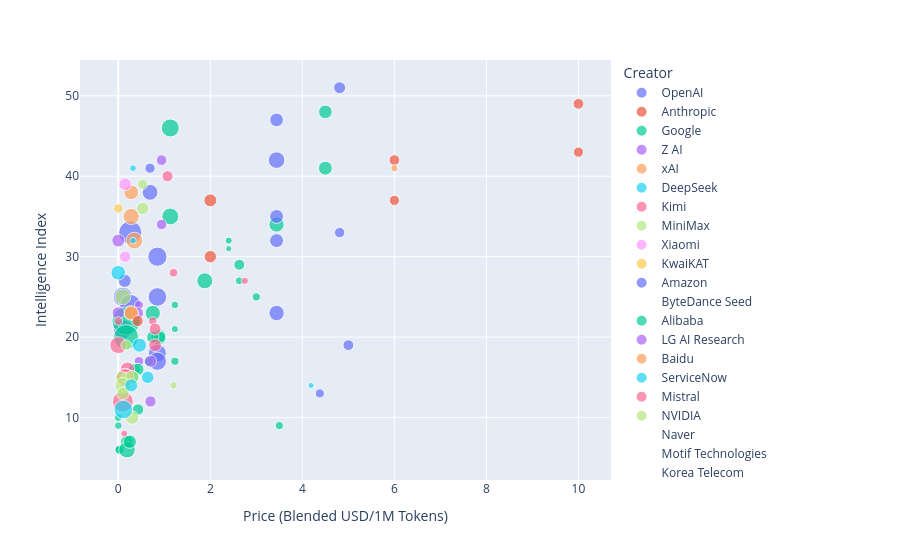

This figure's notebook cell:
### Markdown cell above
# iinteractive plot

### Code cell
fig = px.scatter(
df,
x="Price (Blended USD/1M Tokens)",
y="Intelligence Index",
color="Creator",
hover_name="Model",
size="Speed(median token/s)"
)

fig.show()

### Figure 1 — Plotly figure (JSON) as saved in the notebook; plotly's stock layout.template omitted (floating-point values rounded to 4 significant figures)
{"data": [{"hovertemplate": "<b>%{hovertext}</b><br><br>Creator=OpenAI<br>Price (Blended USD/1M Tokens)=%{x}<br>Intelligence Index=%{y}<br>Speed(median token/s)=%{marker.size}<extra></extra>", "hovertext": ["GPT-5.2 (xhigh)", "GPT-5.1 (high)", "GPT-5.2 (medium)", "GPT-5.1 Codex (high)", "o3", "GPT-5 mini (high)", "GPT-5.1 Codex mini (high)", "GPT-5.2", "gpt-oss-120B (high)", "GPT-5 nano (high)", "gpt-oss-20B (high)", "gpt-oss-120B (low)", "gpt-oss-20B (low)"], "legendgroup": "OpenAI", "marker": {"color": "#636efa", "size": [100, 127, 0, 190, 264, 72, 174, 74, 366, 119, 254, 307, 252], "sizemode": "area", "sizeref": 1.375, "symbol": "circle"}, "mode": "markers", "name": "OpenAI", "orientation": "v", "showlegend": true, "type": "scatter", "x": [4.81, 3.44, 4.81, 3.44, 3.5, 0.69, 0.69, 4.81, 0.26, 0.14, 0.1, 0.26, 0.1], "xaxis": "x", "y": [51.0, 47.0, 45.0, 42.0, NaN, 41.0, 38.0, 33.0, 33.0, 27.0, 25.0, 24.0, 21.0], "yaxis": "y"}, {"hovertemplate": "<b>%{hovertext}</b><br><br>Creator=Anthropic<br>Price (Blended USD/1M Tokens)=%{x}<br>Intelligence Index=%{y}<br>Speed(median token/s)=%{marker.size}<extra></extra>", "hovertext": ["Claude Opus 4.5", "Claude Opus 4.5", "Claude 4.5 Sonnet", "Claude 4.5 Sonnet", "Claude 4.5 Haiku", "Claude 4.5 Haiku"], "legendgroup": "Anthropic", "marker": {"color": "#EF553B", "size": [79, 72, 80, 72, 116, 106], "sizemode": "area", "sizeref": 1.375, "symbol": "circle"}, "mode": "markers", "name": "Anthropic", "orientation": "v", "showlegend": true, "type": "scatter", "x": [10.0, 10.0, 6.0, 6.0, 2.0, 2.0], "xaxis": "x", "y": [49.0, 43.0, 42.0, 37.0, 37.0, 30.0], "yaxis": "y"}, {"hovertemplate": "<b>%{hovertext}</b><br><br>Creator=Google<br>Price (Blended USD/1M Tokens)=%{x}<br>Intelligence Index=%{y}<br>Speed(median token/s)=%{marker.size}<extra></extra>", "hovertext": ["Gemini 3 Pro Preview (high)", "Gemini 3 Flash", "Gemini 3 Pro Preview (low)", "Gemini 3 Flash", "Gemini 2.5 Pro", "Gemini 2.5 Flash-Lite (Sep)", "Gemini 2.5 Flash-Lite (Sep)", "Gemma 3 27B", "Gemma 3n E2B", "Gemma 3 12B", "Gemma 3 1B", "Gemma 3 270M", "Gemma 3 4B", "Gemma 3n E4B"], "legendgroup": "Google", "marker": {"color": "#00cc96", "size": [128, 224, 133, 196, 160, 550, 429, 42, 41, 40, 37, 0, 40, 59], "sizemode": "area", "sizeref": 1.375, "symbol": "circle"}, "mode": "markers", "name": "Google", "orientation": "v", "showlegend": true, "type": "scatter", "x": [4.5, 1.13, 4.5, 1.13, 3.44, 0.17, 0.17, 0.0, 0.0, 0.0, 0.0, 0.0, 0.0, 0.03], "xaxis": "x", "y": [48.0, 46.0, 41.0, 35.0, 34.0, 22.0, 20.0, 10.0, NaN, 9.0, NaN, NaN, 6.0, 6.0], "yaxis": "y"}, {"hovertemplate": "<b>%{hovertext}</b><br><br>Creator=Z AI<br>Price (Blended USD/1M Tokens)=%{x}<br>Intelligence Index=%{y}<br>Speed(median token/s)=%{marker.size}<extra></extra>", "hovertext": ["GLM-4.7", "GLM-4.7", "GLM-4.6V", "GLM-4.5-Air", "GLM-4.6V"], "legendgroup": "Z AI", "marker": {"color": "#ab63fa", "size": [78, 75, 54, 97, 64], "sizemode": "area", "sizeref": 1.375, "symbol": "circle"}, "mode": "markers", "name": "Z AI", "orientation": "v", "showlegend": true, "type": "scatter", "x": [0.94, 0.94, 0.45, 0.42, 0.45], "xaxis": "x", "y": [42.0, 34.0, 24.0, 23.0, 17.0], "yaxis": "y"}, {"hovertemplate": "<b>%{hovertext}</b><br><br>Creator=xAI<br>Price (Blended USD/1M Tokens)=%{x}<br>Intelligence Index=%{y}<br>Speed(median token/s)=%{marker.size}<extra></extra>", "hovertext": ["Grok 4", "Grok 4.1 Fast", "Grok 4 Fast", "Grok 3 mini Reasoning (high)", "Grok Code Fast 1", "Grok 4.1 Fast", "Grok 4 Fast", "Grok Voice Agent"], "legendgroup": "xAI", "marker": {"color": "#FFA15A", "size": [36, 150, 179, 192, 209, 130, 142, 0], "sizemode": "area", "sizeref": 1.375, "symbol": "circle"}, "mode": "markers", "name": "xAI", "orientation": "v", "showlegend": true, "type": "scatter", "x": [6.0, 0.28, 0.28, 0.35, 0.53, 0.28, 0.28, 0.0], "xaxis": "x", "y": [41.0, 38.0, 35.0, 32.0, NaN, 23.0, 23.0, NaN], "yaxis": "y"}, {"hovertemplate": "<b>%{hovertext}</b><br><br>Creator=DeepSeek<br>Price (Blended USD/1M Tokens)=%{x}<br>Intelligence Index=%{y}<br>Speed(median token/s)=%{marker.size}<extra></extra>", "hovertext": ["DeepSeek V3.2", "DeepSeek V3.2 Speciale", "DeepSeek V3.1 Terminus", "DeepSeek V3.2", "DeepSeek V3.1 Terminus", "DeepSeek R1 0528", "DeepSeek R1 0528 Qwen3 8B", "DeepSeek R1 Distill Llama 70B", "DeepSeek-OCR"], "legendgroup": "DeepSeek", "marker": {"color": "#19d3f3", "size": [31, 0, 0, 30, 0, 0, 68, 42, 322], "sizemode": "area", "sizeref": 1.375, "symbol": "circle"}, "mode": "markers", "name": "DeepSeek", "orientation": "v", "showlegend": true, "type": "scatter", "x": [0.32, 0.42, 0.8, 0.32, 0.8, 2.36, 0.07, 0.88, 0.05], "xaxis": "x", "y": [41.0, NaN, 33.0, 32.0, 28.0, 27.0, NaN, NaN, NaN], "yaxis": "y"}, {"hovertemplate": "<b>%{hovertext}</b><br><br>Creator=Kimi<br>Price (Blended USD/1M Tokens)=%{x}<br>Intelligence Index=%{y}<br>Speed(median token/s)=%{marker.size}<extra></extra>", "hovertext": ["Kimi K2 Thinking", "Kimi K2 0905", "Kimi Linear 48B A3B Instruct"], "legendgroup": "Kimi", "marker": {"color": "#FF6692", "size": [84, 52, 0], "sizemode": "area", "sizeref": 1.375, "symbol": "circle"}, "mode": "markers", "name": "Kimi", "orientation": "v", "showlegend": true, "type": "scatter", "x": [1.07, 1.2, 0.0], "xaxis": "x", "y": [40.0, 28.0, NaN], "yaxis": "y"}, {"hovertemplate": "<b>%{hovertext}</b><br><br>Creator=MiniMax<br>Price (Blended USD/1M Tokens)=%{x}<br>Intelligence Index=%{y}<br>Speed(median token/s)=%{marker.size}<extra></extra>", "hovertext": ["MiniMax-M2.1", "MiniMax-M2"], "legendgroup": "MiniMax", "marker": {"color": "#B6E880", "size": [71, 108], "sizemode": "area", "sizeref": 1.375, "symbol": "circle"}, "mode": "markers", "name": "MiniMax", "orientation": "v", "showlegend": true, "type": "scatter", "x": [0.53, 0.53], "xaxis": "x", "y": [39.0, 36.0], "yaxis": "y"}, {"hovertemplate": "<b>%{hovertext}</b><br><br>Creator=Xiaomi<br>Price (Blended USD/1M Tokens)=%{x}<br>Intelligence Index=%{y}<br>Speed(median token/s)=%{marker.size}<extra></extra>", "hovertext": ["MiMo-V2-Flash", "MiMo-V2-Flash"], "legendgroup": "Xiaomi", "marker": {"color": "#FF97FF", "size": [112, 90], "sizemode": "area", "sizeref": 1.375, "symbol": "circle"}, "mode": "markers", "name": "Xiaomi", "orientation": "v", "showlegend": true, "type": "scatter", "x": [0.15, 0.15], "xaxis": "x", "y": [39.0, 30.0], "yaxis": "y"}, {"hovertemplate": "<b>%{hovertext}</b><br><br>Creator=KwaiKAT<br>Price (Blended USD/1M Tokens)=%{x}<br>Intelligence Index=%{y}<br>Speed(median token/s)=%{marker.size}<extra></extra>", "hovertext": ["KAT-Coder-Pro V1"], "legendgroup": "KwaiKAT", "marker": {"color": "#FECB52", "size": [62], "sizemode": "area", "sizeref": 1.375, "symbol": "circle"}, "mode": "markers", "name": "KwaiKAT", "orientation": "v", "showlegend": true, "type": "scatter", "x": [0.0], "xaxis": "x", "y": [36.0], "yaxis": "y"}, {"hovertemplate": "<b>%{hovertext}</b><br><br>Creator=Amazon<br>Price (Blended USD/1M Tokens)=%{x}<br>Intelligence Index=%{y}<br>Speed(median token/s)=%{marker.size}<extra></extra>", "hovertext": ["Nova 2.0 Pro Preview (medium)", "Nova 2.0 Pro Preview (low)", "Nova 2.0 Lite (medium)", "Nova 2.0 Omni (medium)", "Nova 2.0 Lite (low)", "Nova 2.0 Omni (low)", "Nova 2.0 Pro Preview", "Nova Premier", "Nova 2.0 Lite", "Nova 2.0 Omni", "Nova Micro"], "legendgroup": "Amazon", "marker": {"color": "#636efa", "size": [133, 134, 254, 0, 237, 0, 163, 80, 222, 226, 462], "sizemode": "area", "sizeref": 1.375, "symbol": "circle"}, "mode": "markers", "name": "Amazon", "orientation": "v", "showlegend": true, "type": "scatter", "x": [3.44, 3.44, 0.85, 0.85, 0.85, 0.85, 3.44, 5.0, 0.85, 0.85, 0.06], "xaxis": "x", "y": [35.0, 32.0, 30.0, 28.0, 25.0, 24.0, 23.0, 19.0, 18.0, 17.0, NaN], "yaxis": "y"}, {"hovertemplate": "<b>%{hovertext}</b><br><br>Creator=ByteDance Seed<br>Price (Blended USD/1M Tokens)=%{x}<br>Intelligence Index=%{y}<br>Speed(median token/s)=%{marker.size}<extra></extra>", "hovertext": ["Doubao Seed Code", "Doubao-Seed-1.8"], "legendgroup": "ByteDance Seed", "marker": {"color": "#EF553B", "size": [0, 0], "sizemode": "area", "sizeref": 1.375, "symbol": "circle"}, "mode": "markers", "name": "ByteDance Seed", "orientation": "v", "showlegend": true, "type": "scatter", "x": [0.41, 0.15], "xaxis": "x", "y": [33.0, NaN], "yaxis": "y"}, {"hovertemplate": "<b>%{hovertext}</b><br><br>Creator=Alibaba<br>Price (Blended USD/1M Tokens)=%{x}<br>Intelligence Index=%{y}<br>Speed(median token/s)=%{marker.size}<extra></extra>", "hovertext": ["Qwen3 Max Thinking", "Qwen3 Max", "Qwen3 235B A22B 2507", "Qwen3 VL 32B", "Qwen3 VL 235B A22B", "Qwen3 Next 80B A3B", "Qwen3 Coder 480B", "Qwen3 235B 2507", "Qwen3 4B 2507", "Qwen3 30B A3B 2507", "Qwen3 VL 235B A22B", "Qwen3 Next 80B A3B", "Qwen3 Coder 30B A3B", "Qwen3 VL 30B A3B", "Qwen3 VL 32B", "Qwen3 VL 8B", "Qwen3 VL 30B A3B", "Qwen3 4B 2507", "Qwen3 Omni 30B A3B", "Qwen3 30B A3B 2507", "Qwen3 VL 4B", "Qwen3 VL 8B", "Qwen3 VL 4B", "Qwen3 1.7B", "Qwen3 Omni 30B A3B", "Qwen3 0.6B", "Qwen3 1.7B", "Qwen3 0.6B"], "legendgroup": "Alibaba", "marker": {"color": "#00cc96", "size": [35, 26, 83, 48, 43, 177, 48, 40, 0, 161, 35, 170, 99, 103, 46, 65, 98, 0, 97, 76, 0, 110, 0, 126, 89, 200, 116, 188], "sizemode": "area", "sizeref": 1.375, "symbol": "circle"}, "mode": "markers", "name": "Alibaba", "orientation": "v", "showlegend": true, "type": "scatter", "x": [2.4, 2.4, 2.63, 2.63, 2.63, 1.88, 3.0, 1.23, 0.0, 0.75, 1.23, 0.88, 0.9, 0.75, 1.23, 0.66, 0.35, 0.0, 0.43, 0.35, 0.0, 0.31, 0.0, 0.4, 0.43, 0.4, 0.19, 0.19], "xaxis": "x", "y": [32.0, 31.0, 29.0, NaN, 27.0, 27.0, 25.0, 24.0, NaN, 23.0, 21.0, 20.0, 20.0, 20.0, 17.0, 17.0, 16.0, NaN, 16.0, 15.0, NaN, 15.0, NaN, NaN, 11.0, NaN, 7.0, 6.0], "yaxis": "y"}, {"hovertemplate": "<b>%{hovertext}</b><br><br>Creator=LG AI Research<br>Price (Blended USD/1M Tokens)=%{x}<br>Intelligence Index=%{y}<br>Speed(median token/s)=%{marker.size}<extra></extra>", "hovertext": ["K-EXAONE", "K-EXAONE", "EXAONE 4.0 32B", "EXAONE 4.0 32B", "Exaone 4.0 1.2B", "Exaone 4.0 1.2B"], "legendgroup": "LG AI Research", "marker": {"color": "#ab63fa", "size": [114, 106, 101, 87, 0, 0], "sizemode": "area", "sizeref": 1.375, "symbol": "circle"}, "mode": "markers", "name": "LG AI Research", "orientation": "v", "showlegend": true, "type": "scatter", "x": [0.0, 0.0, 0.7, 0.7, 0.0, 0.0], "xaxis": "x", "y": [32.0, 23.0, 17.0, 12.0, 8.0, 8.0], "yaxis": "y"}, {"hovertemplate": "<b>%{hovertext}</b><br><br>Creator=Baidu<br>Price (Blended USD/1M Tokens)=%{x}<br>Intelligence Index=%{y}<br>Speed(median token/s)=%{marker.size}<extra></extra>", "hovertext": ["ERNIE 5.0 Thinking Preview", "ERNIE 4.5 300B A47B"], "legendgroup": "Baidu", "marker": {"color": "#FFA15A", "size": [0, 27], "sizemode": "area", "sizeref": 1.375, "symbol": "circle"}, "mode": "markers", "name": "Baidu", "orientation": "v", "showlegend": true, "type": "scatter", "x": [1.47, 0.48], "xaxis": "x", "y": [29.0, NaN], "yaxis": "y"}, {"hovertemplate": "<b>%{hovertext}</b><br><br>Creator=ServiceNow<br>Price (Blended USD/1M Tokens)=%{x}<br>Intelligence Index=%{y}<br>Speed(median token/s)=%{marker.size}<extra></extra>", "hovertext": ["Apriel-v1.6-15B-Thinker"], "legendgroup": "ServiceNow", "marker": {"color": "#19d3f3", "size": [148], "sizemode": "area", "sizeref": 1.375, "symbol": "circle"}, "mode": "markers", "name": "ServiceNow", "orientation": "v", "showlegend": true, "type": "scatter", "x": [0.0], "xaxis": "x", "y": [28.0], "yaxis": "y"}, {"hovertemplate": "<b>%{hovertext}</b><br><br>Creator=Mistral<br>Price (Blended USD/1M Tokens)=%{x}<br>Intelligence Index=%{y}<br>Speed(median token/s)=%{marker.size}<extra></extra>", "hovertext": ["Magistral Medium 1.2", "Magistral Small 1.2", "Mistral Large 3", "Devstral 2", "Mistral Medium 3.1", "Devstral Small 2", "Devstral Medium", "Ministral 14B (Dec '25)", "Devstral Small", "Mistral Small 3.2", "Ministral 8B (Dec '25)", "Ministral 3B (Dec '25)"], "legendgroup": "Mistral", "marker": {"color": "#FF6692", "size": [36, 205, 49, 51, 98, 197, 112, 144, 228, 96, 194, 298], "sizemode": "area", "sizeref": 1.375, "symbol": "circle"}, "mode": "markers", "name": "Mistral", "orientation": "v", "showlegend": true, "type": "scatter", "x": [2.75, 0.75, 0.75, 0.0, 0.8, 0.0, 0.8, 0.2, 0.15, 0.15, 0.15, 0.1], "xaxis": "x", "y": [27.0, NaN, 22.0, 22.0, 21.0, 19.0, 19.0, 16.0, 15.0, 15.0, 15.0, 12.0], "yaxis": "y"}, {"hovertemplate": "<b>%{hovertext}</b><br><br>Creator=NVIDIA<br>Price (Blended USD/1M Tokens)=%{x}<br>Intelligence Index=%{y}<br>Speed(median token/s)=%{marker.size}<extra></extra>", "hovertext": ["NVIDIA Nemotron 3 Nano", "Llama Nemotron Ultra", "Llama Nemotron Super 49B v1.5", "Llama 3.3 Nemotron Super 49B", "NVIDIA Nemotron Nano 9B V2", "Llama Nemotron Super 49B v1.5", "NVIDIA Nemotron Nano 12B v2 VL", "Llama 3.1 Nemotron Nano 4B v1.1", "Llama 3.3 Nemotron Super 49B", "Llama 3.1 Nemotron 70B", "NVIDIA Nemotron 3 Nano", "NVIDIA Nemotron Nano 9B V2", "NVIDIA Nemotron Nano 12B v2 VL"], "legendgroup": "NVIDIA", "marker": {"color": "#B6E880", "size": [177, 38, 77, 0, 100, 69, 129, 0, 0, 40, 171, 109, 126], "sizemode": "area", "sizeref": 1.375, "symbol": "circle"}, "mode": "markers", "name": "NVIDIA", "orientation": "v", "showlegend": true, "type": "scatter", "x": [0.1, 0.9, 0.17, 0.0, 0.07, 0.17, 0.3, 0.0, 0.0, 1.2, 0.1, 0.1, 0.3], "xaxis": "x", "y": [25.0, NaN, 19.0, NaN, 15.0, 15.0, 15.0, NaN, NaN, 14.0, 14.0, 13.0, 10.0], "yaxis": "y"}, {"hovertemplate": "<b>%{hovertext}</b><br><br>Creator=Naver<br>Price (Blended USD/1M Tokens)=%{x}<br>Intelligence Index=%{y}<br>Speed(median token/s)=%{marker.size}<extra></extra>", "hovertext": ["HyperCLOVA X SEED Think (32B)"], "legendgroup": "Naver", "marker": {"color": "#FF97FF", "size": [0], "sizemode": "area", "sizeref": 1.375, "symbol": "circle"}, "mode": "markers", "name": "Naver", "orientation": "v", "showlegend": true, "type": "scatter", "x": [0.0], "xaxis": "x", "y": [24.0], "yaxis": "y"}, {"hovertemplate": "<b>%{hovertext}</b><br><br>Creator=Motif Technologies<br>Price (Blended USD/1M Tokens)=%{x}<br>Intelligence Index=%{y}<br>Speed(median token/s)=%{marker.size}<extra></extra>", "hovertext": ["Motif-2-12.7B"], "legendgroup": "Motif Technologies", "marker": {"color": "#FECB52", "size": [0], "sizemode": "area", "sizeref": 1.375, "symbol": "circle"}, "mode": "markers", "name": "Motif Technologies", "orientation": "v", "showlegend": true, "type": "scatter", "x": [0.0], "xaxis": "x", "y": [NaN], "yaxis": "y"}, {"hovertemplate": "<b>%{hovertext}</b><br><br>Creator=Korea Telecom<br>Price (Blended USD/1M Tokens)=%{x}<br>Intelligence Index=%{y}<br>Speed(median token/s)=%{marker.size}<extra></extra>", "hovertext": ["Mi:dm K 2.5 Pro", "Mi:dm K 2.5 Pro Preview"], "legendgroup": "Korea Telecom", "marker": {"color": "#636efa", "size": [0, 0], "sizemode": "area", "sizeref": 1.375, "symbol": "circle"}, "mode": "markers", "name": "Korea Telecom", "orientation": "v", "showlegend": true, "type": "scatter", "x": [0.0, 0.0], "xaxis": "x", "y": [23.0, NaN], "yaxis": "y"}, {"hovertemplate": "<b>%{hovertext}</b><br><br>Creator=Prime Intellect<br>Price (Blended USD/1M Tokens)=%{x}<br>Intelligence Index=%{y}<br>Speed(median token/s)=%{marker.size}<extra></extra>", "hovertext": ["INTELLECT-3"], "legendgroup": "Prime Intellect", "marker": {"color": "#EF553B", "size": [85], "sizemode": "area", "sizeref": 1.375, "symbol": "circle"}, "mode": "markers", "name": "Prime Intellect", "orientation": "v", "showlegend": true, "type": "scatter", "x": [0.42], "xaxis": "x", "y": [22.0], "yaxis": "y"}, {"hovertemplate": "<b>%{hovertext}</b><br><br>Creator=Nous Research<br>Price (Blended USD/1M Tokens)=%{x}<br>Intelligence Index=%{y}<br>Speed(median token/s)=%{marker.size}<extra></extra>", "hovertext": ["Hermes 4 405B", "Hermes 4 70B", "Hermes 4 405B", "Hermes 4 70B", "DeepHermes 3 - Mistral 24B", "DeepHermes 3 - Llama-3.1 8B"], "legendgroup": "Nous Research", "marker": {"color": "#00cc96", "size": [34, 81, 31, 72, 0, 0], "sizemode": "area", "sizeref": 1.375, "symbol": "circle"}, "mode": "markers", "name": "Nous Research", "orientation": "v", "showlegend": true, "type": "scatter", "x": [1.5, 0.2, 1.5, 0.2, 0.0, 0.0], "xaxis": "x", "y": [NaN, NaN, NaN, NaN, NaN, NaN], "yaxis": "y"}, {"hovertemplate": "<b>%{hovertext}</b><br><br>Creator=MBZUAI Institute of Foundation Models<br>Price (Blended USD/1M Tokens)=%{x}<br>Intelligence Index=%{y}<br>Speed(median token/s)=%{marker.size}<extra></extra>", "hovertext": ["K2-V2 (high)", "K2-V2 (medium)", "K2-V2 (low)"], "legendgroup": "MBZUAI Institute of Foundation Models", "marker": {"color": "#ab63fa", "size": [0, 0, 0], "sizemode": "area", "sizeref": 1.375, "symbol": "circle"}, "mode": "markers", "name": "MBZUAI Institute of Foundation Models", "orientation": "v", "showlegend": true, "type": "scatter", "x": [0.0, 0.0, 0.0], "xaxis": "x", "y": [21.0, 19.0, 15.0], "yaxis": "y"}, {"hovertemplate": "<b>%{hovertext}</b><br><br>Creator=InclusionAI<br>Price (Blended USD/1M Tokens)=%{x}<br>Intelligence Index=%{y}<br>Speed(median token/s)=%{marker.size}<extra></extra>", "hovertext": ["Ring-flash-2.0", "Ling-flash-2.0", "Ling-1T", "Ling-mini-2.0"], "legendgroup": "InclusionAI", "marker": {"color": "#FFA15A", "size": [80, 56, 0, 182], "sizemode": "area", "sizeref": 1.375, "symbol": "circle"}, "mode": "markers", "name": "InclusionAI", "orientation": "v", "showlegend": true, "type": "scatter", "x": [0.25, 0.25, 0.0, 0.12], "xaxis": "x", "y": [NaN, NaN, 19.0, NaN], "yaxis": "y"}, {"hovertemplate": "<b>%{hovertext}</b><br><br>Creator=Meta<br>Price (Blended USD/1M Tokens)=%{x}<br>Intelligence Index=%{y}<br>Speed(median token/s)=%{marker.size}<extra></extra>", "hovertext": ["Llama 4 Maverick", "Llama 3.3 70B", "Llama 3.1 405B", "Llama 4 Scout", "Llama 3.2 90B (Vision)", "Llama 3.2 11B (Vision)"], "legendgroup": "Meta", "marker": {"color": "#19d3f3", "size": [136, 107, 25, 117, 41, 71], "sizemode": "area", "sizeref": 1.375, "symbol": "circle"}, "mode": "markers", "name": "Meta", "orientation": "v", "showlegend": true, "type": "scatter", "x": [0.46, 0.64, 4.19, 0.28, 0.72, 0.16], "xaxis": "x", "y": [19.0, 15.0, 14.0, 14.0, NaN, NaN], "yaxis": "y"}, {"hovertemplate": "<b>%{hovertext}</b><br><br>Creator=Allen Institute for AI<br>Price (Blended USD/1M Tokens)=%{x}<br>Intelligence Index=%{y}<br>Speed(median token/s)=%{marker.size}<extra></extra>", "hovertext": ["Olmo 3 7B Think", "Molmo 7B-D", "Olmo 3 7B", "Olmo 3.1 32B Think"], "legendgroup": "Allen Institute for AI", "marker": {"color": "#FF6692", "size": [107, 0, 33, 60], "sizemode": "area", "sizeref": 1.375, "symbol": "circle"}, "mode": "markers", "name": "Allen Institute for AI", "orientation": "v", "showlegend": true, "type": "scatter", "x": [0.14, 0.0, 0.13, 0.0], "xaxis": "x", "y": [NaN, NaN, 8.0, NaN], "yaxis": "y"}, {"hovertemplate": "<b>%{hovertext}</b><br><br>Creator=TII UAE<br>Price (Blended USD/1M Tokens)=%{x}<br>Intelligence Index=%{y}<br>Speed(median token/s)=%{marker.size}<extra></extra>", "hovertext": ["Falcon-H1R-7B"], "legendgroup": "TII UAE", "marker": {"color": "#B6E880", "size": [0], "sizemode": "area", "sizeref": 1.375, "symbol": "circle"}, "mode": "markers", "name": "TII UAE", "orientation": "v", "showlegend": true, "type": "scatter", "x": [0.0], "xaxis": "x", "y": [16.0], "yaxis": "y"}, {"hovertemplate": "<b>%{hovertext}</b><br><br>Creator=Upstage<br>Price (Blended USD/1M Tokens)=%{x}<br>Intelligence Index=%{y}<br>Speed(median token/s)=%{marker.size}<extra></extra>", "hovertext": ["Solar Pro 2", "Solar Pro 2"], "legendgroup": "Upstage", "marker": {"color": "#FF97FF", "size": [0, 0], "sizemode": "area", "sizeref": 1.375, "symbol": "circle"}, "mode": "markers", "name": "Upstage", "orientation": "v", "showlegend": true, "type": "scatter", "x": [0.0, 0.0], "xaxis": "x", "y": [15.0, 14.0], "yaxis": "y"}, {"hovertemplate": "<b>%{hovertext}</b><br><br>Creator=Reka AI<br>Price (Blended USD/1M Tokens)=%{x}<br>Intelligence Index=%{y}<br>Speed(median token/s)=%{marker.size}<extra></extra>", "hovertext": ["Reka Flash 3"], "legendgroup": "Reka AI", "marker": {"color": "#FECB52", "size": [49], "sizemode": "area", "sizeref": 1.375, "symbol": "circle"}, "mode": "markers", "name": "Reka AI", "orientation": "v", "showlegend": true, "type": "scatter", "x": [0.35], "xaxis": "x", "y": [NaN], "yaxis": "y"}, {"hovertemplate": "<b>%{hovertext}</b><br><br>Creator=Cohere<br>Price (Blended USD/1M Tokens)=%{x}<br>Intelligence Index=%{y}<br>Speed(median token/s)=%{marker.size}<extra></extra>", "hovertext": ["Command A"], "legendgroup": "Cohere", "marker": {"color": "#636efa", "size": [58], "sizemode": "area", "sizeref": 1.375, "symbol": "circle"}, "mode": "markers", "name": "Cohere", "orientation": "v", "showlegend": true, "type": "scatter", "x": [4.38], "xaxis": "x", "y": [13.0], "yaxis": "y"}, {"hovertemplate": "<b>%{hovertext}</b><br><br>Creator=Microsoft Azure<br>Price (Blended USD/1M Tokens)=%{x}<br>Intelligence Index=%{y}<br>Speed(median token/s)=%{marker.size}<extra></extra>", "hovertext": ["Phi-4", "Phi-4 Mini", "Phi-4 Multimodal"], "legendgroup": "Microsoft Azure", "marker": {"color": "#EF553B", "size": [7, 45, 17], "sizemode": "area", "sizeref": 1.375, "symbol": "circle"}, "mode": "markers", "name": "Microsoft Azure", "orientation": "v", "showlegend": true, "type": "scatter", "x": [0.22, 0.0, 0.0], "xaxis": "x", "y": [NaN, NaN, NaN], "yaxis": "y"}, {"hovertemplate": "<b>%{hovertext}</b><br><br>Creator=AI21 Labs<br>Price (Blended USD/1M Tokens)=%{x}<br>Intelligence Index=%{y}<br>Speed(median token/s)=%{marker.size}<extra></extra>", "hovertext": ["Jamba Reasoning 3B", "Jamba 1.7 Large", "Jamba 1.7 Mini"], "legendgroup": "AI21 Labs", "marker": {"color": "#00cc96", "size": [0, 47, 124], "sizemode": "area", "sizeref": 1.375, "symbol": "circle"}, "mode": "markers", "name": "AI21 Labs", "orientation": "v", "showlegend": true, "type": "scatter", "x": [0.0, 3.5, 0.25], "xaxis": "x", "y": [NaN, 9.0, 7.0], "yaxis": "y"}, {"hovertemplate": "<b>%{hovertext}</b><br><br>Creator=Perplexity<br>Price (Blended USD/1M Tokens)=%{x}<br>Intelligence Index=%{y}<br>Speed(median token/s)=%{marker.size}<extra></extra>", "hovertext": ["R1 1776"], "legendgroup": "Perplexity", "marker": {"color": "#ab63fa", "size": [0], "sizemode": "area", "sizeref": 1.375, "symbol": "circle"}, "mode": "markers", "name": "Perplexity", "orientation": "v", "showlegend": true, "type": "scatter", "x": [0.0], "xaxis": "x", "y": [NaN], "yaxis": "y"}, {"hovertemplate": "<b>%{hovertext}</b><br><br>Creator=Liquid AI<br>Price (Blended USD/1M Tokens)=%{x}<br>Intelligence Index=%{y}<br>Speed(median token/s)=%{marker.size}<extra></extra>", "hovertext": ["LFM2 8B A1B", "LFM2 2.6B", "LFM2 1.2B"], "legendgroup": "Liquid AI", "marker": {"color": "#FFA15A", "size": [0, 0, 0], "sizemode": "area", "sizeref": 1.375, "symbol": "circle"}, "mode": "markers", "name": "Liquid AI", "orientation": "v", "showlegend": true, "type": "scatter", "x": [0.0, 0.0, 0.0], "xaxis": "x", "y": [NaN, 8.0, 6.0], "yaxis": "y"}, {"hovertemplate": "<b>%{hovertext}</b><br><br>Creator=IBM<br>Price (Blended USD/1M Tokens)=%{x}<br>Intelligence Index=%{y}<br>Speed(median token/s)=%{marker.size}<extra></extra>", "hovertext": ["Granite 4.0 H Small", "Granite 4.0 Micro", "Granite 4.0 H 1B", "Granite 4.0 1B", "Granite 4.0 350M", "Granite 4.0 H 350M"], "legendgroup": "IBM", "marker": {"color": "#19d3f3", "size": [239, 0, 0, 0, 0, 0], "sizemode": "area", "sizeref": 1.375, "symbol": "circle"}, "mode": "markers", "name": "IBM", "orientation": "v", "showlegend": true, "type": "scatter", "x": [0.11, 0.0, 0.0, 0.0, 0.0, 0.0], "xaxis": "x", "y": [11.0, NaN, 8.0, 7.0, 7.0, 6.0], "yaxis": "y"}, {"hovertemplate": "<b>%{hovertext}</b><br><br>Creator=Deep Cogito<br>Price (Blended USD/1M Tokens)=%{x}<br>Intelligence Index=%{y}<br>Speed(median token/s)=%{marker.size}<extra></extra>", "hovertext": ["Cogito v2.1"], "legendgroup": "Deep Cogito", "marker": {"color": "#FF6692", "size": [74], "sizemode": "area", "sizeref": 1.375, "symbol": "circle"}, "mode": "markers", "name": "Deep Cogito", "orientation": "v", "showlegend": true, "type": "scatter", "x": [1.25], "xaxis": "x", "y": [NaN], "yaxis": "y"}], "layout": {"legend": {"itemsizing": "constant", "title": {"text": "Creator"}, "tracegroupgap": 0}, "margin": {"t": 60}, "xaxis": {"anchor": "y", "domain": [0, 1], "title": {"text": "Price (Blended USD/1M Tokens)"}}, "yaxis": {"anchor": "x", "domain": [0, 1], "title": {"text": "Intelligence Index"}}}}
